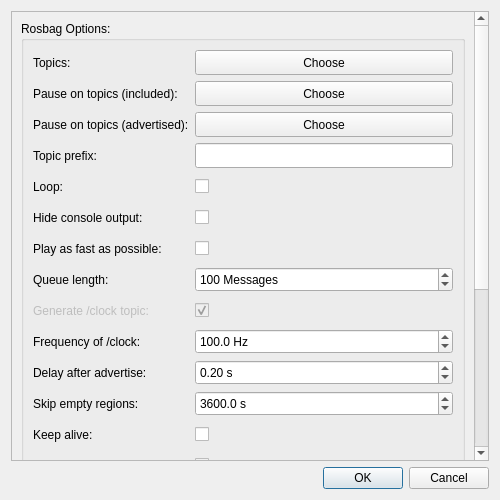
<?xml version="1.0" encoding="UTF-8"?>
<ui version="4.0">
 <class>OptionsDialog</class>
 <widget class="QDialog" name="OptionsDialog">
  <property name="windowModality">
   <enum>Qt::WindowModal</enum>
  </property>
  <property name="geometry">
   <rect>
    <x>0</x>
    <y>0</y>
    <width>500</width>
    <height>500</height>
   </rect>
  </property>
  <property name="sizePolicy">
   <sizepolicy hsizetype="Preferred" vsizetype="Preferred">
    <horstretch>0</horstretch>
    <verstretch>0</verstretch>
   </sizepolicy>
  </property>
  <property name="windowTitle">
   <string>Options</string>
  </property>
  <property name="modal">
   <bool>true</bool>
  </property>
  <layout class="QVBoxLayout" name="verticalLayout">
   <item>
    <widget class="QScrollArea" name="scroll_area">
     <property name="sizePolicy">
      <sizepolicy hsizetype="Expanding" vsizetype="Expanding">
       <horstretch>0</horstretch>
       <verstretch>0</verstretch>
      </sizepolicy>
     </property>
     <property name="minimumSize">
      <size>
       <width>0</width>
       <height>0</height>
      </size>
     </property>
     <property name="widgetResizable">
      <bool>true</bool>
     </property>
     <widget class="QWidget" name="scroll_widget">
      <property name="geometry">
       <rect>
        <x>0</x>
        <y>-300</y>
        <width>466</width>
        <height>749</height>
       </rect>
      </property>
      <property name="sizePolicy">
       <sizepolicy hsizetype="Expanding" vsizetype="Minimum">
        <horstretch>0</horstretch>
        <verstretch>0</verstretch>
       </sizepolicy>
      </property>
      <property name="minimumSize">
       <size>
        <width>0</width>
        <height>0</height>
       </size>
      </property>
      <layout class="QVBoxLayout" name="verticalLayout_4">
       <item>
        <widget class="QGroupBox" name="rosbag_group_box">
         <property name="sizePolicy">
          <sizepolicy hsizetype="Minimum" vsizetype="Minimum">
           <horstretch>0</horstretch>
           <verstretch>0</verstretch>
          </sizepolicy>
         </property>
         <property name="title">
          <string>Rosbag Options:</string>
         </property>
         <property name="checkable">
          <bool>false</bool>
         </property>
         <layout class="QFormLayout" name="formLayout">
          <property name="fieldGrowthPolicy">
           <enum>QFormLayout::AllNonFixedFieldsGrow</enum>
          </property>
          <item row="0" column="0">
           <widget class="QLabel" name="label">
            <property name="minimumSize">
             <size>
              <width>0</width>
              <height>25</height>
             </size>
            </property>
            <property name="text">
             <string>Topics:</string>
            </property>
           </widget>
          </item>
          <item row="0" column="1">
           <widget class="QPushButton" name="topic_push_button">
            <property name="minimumSize">
             <size>
              <width>0</width>
              <height>25</height>
             </size>
            </property>
            <property name="text">
             <string>Choose</string>
            </property>
           </widget>
          </item>
          <item row="1" column="0">
           <widget class="QLabel" name="label_2">
            <property name="minimumSize">
             <size>
              <width>0</width>
              <height>25</height>
             </size>
            </property>
            <property name="text">
             <string>Pause on topics (included):</string>
            </property>
           </widget>
          </item>
          <item row="1" column="1">
           <widget class="QPushButton" name="topic_pause_push_button">
            <property name="minimumSize">
             <size>
              <width>0</width>
              <height>25</height>
             </size>
            </property>
            <property name="text">
             <string>Choose</string>
            </property>
           </widget>
          </item>
          <item row="3" column="0">
           <widget class="QLabel" name="label_3">
            <property name="minimumSize">
             <size>
              <width>0</width>
              <height>25</height>
             </size>
            </property>
            <property name="text">
             <string>Topic prefix:</string>
            </property>
           </widget>
          </item>
          <item row="3" column="1">
           <widget class="QLineEdit" name="topix_prefix_line_edit">
            <property name="minimumSize">
             <size>
              <width>0</width>
              <height>25</height>
             </size>
            </property>
           </widget>
          </item>
          <item row="4" column="0">
           <widget class="QLabel" name="label_13">
            <property name="minimumSize">
             <size>
              <width>0</width>
              <height>25</height>
             </size>
            </property>
            <property name="text">
             <string>Loop:</string>
            </property>
           </widget>
          </item>
          <item row="4" column="1">
           <widget class="QCheckBox" name="loop_check_box">
            <property name="minimumSize">
             <size>
              <width>0</width>
              <height>25</height>
             </size>
            </property>
            <property name="text">
             <string/>
            </property>
           </widget>
          </item>
          <item row="5" column="0">
           <widget class="QLabel" name="label_4">
            <property name="minimumSize">
             <size>
              <width>0</width>
              <height>25</height>
             </size>
            </property>
            <property name="text">
             <string>Hide console output:</string>
            </property>
           </widget>
          </item>
          <item row="5" column="1">
           <widget class="QCheckBox" name="hide_console_check_box">
            <property name="minimumSize">
             <size>
              <width>0</width>
              <height>25</height>
             </size>
            </property>
            <property name="text">
             <string/>
            </property>
           </widget>
          </item>
          <item row="7" column="0">
           <widget class="QLabel" name="label_5">
            <property name="minimumSize">
             <size>
              <width>0</width>
              <height>25</height>
             </size>
            </property>
            <property name="text">
             <string>Play as fast as possible:</string>
            </property>
           </widget>
          </item>
          <item row="7" column="1">
           <widget class="QCheckBox" name="immediate_check_box">
            <property name="minimumSize">
             <size>
              <width>0</width>
              <height>25</height>
             </size>
            </property>
            <property name="text">
             <string/>
            </property>
           </widget>
          </item>
          <item row="9" column="0">
           <widget class="QLabel" name="label_6">
            <property name="minimumSize">
             <size>
              <width>0</width>
              <height>25</height>
             </size>
            </property>
            <property name="text">
             <string>Queue length:</string>
            </property>
           </widget>
          </item>
          <item row="9" column="1">
           <widget class="QSpinBox" name="queue_length_spin_box">
            <property name="minimumSize">
             <size>
              <width>0</width>
              <height>25</height>
             </size>
            </property>
            <property name="suffix">
             <string> Messages</string>
            </property>
            <property name="minimum">
             <number>0</number>
            </property>
            <property name="maximum">
             <number>1000000</number>
            </property>
            <property name="value">
             <number>100</number>
            </property>
           </widget>
          </item>
          <item row="10" column="0">
           <widget class="QLabel" name="label_8">
            <property name="enabled">
             <bool>false</bool>
            </property>
            <property name="minimumSize">
             <size>
              <width>0</width>
              <height>25</height>
             </size>
            </property>
            <property name="text">
             <string>Generate /clock topic:</string>
            </property>
           </widget>
          </item>
          <item row="10" column="1">
           <widget class="QCheckBox" name="gen_clock_check_box">
            <property name="enabled">
             <bool>false</bool>
            </property>
            <property name="minimumSize">
             <size>
              <width>0</width>
              <height>25</height>
             </size>
            </property>
            <property name="text">
             <string/>
            </property>
            <property name="checkable">
             <bool>true</bool>
            </property>
            <property name="checked">
             <bool>true</bool>
            </property>
           </widget>
          </item>
          <item row="11" column="0">
           <widget class="QLabel" name="label_9">
            <property name="minimumSize">
             <size>
              <width>0</width>
              <height>25</height>
             </size>
            </property>
            <property name="text">
             <string>Frequency of /clock:</string>
            </property>
           </widget>
          </item>
          <item row="11" column="1">
           <widget class="QDoubleSpinBox" name="clock_freq_spin_box">
            <property name="minimumSize">
             <size>
              <width>0</width>
              <height>25</height>
             </size>
            </property>
            <property name="suffix">
             <string> Hz</string>
            </property>
            <property name="decimals">
             <number>1</number>
            </property>
            <property name="maximum">
             <double>1000000.000000000000000</double>
            </property>
            <property name="value">
             <double>100.000000000000000</double>
            </property>
           </widget>
          </item>
          <item row="13" column="0">
           <widget class="QLabel" name="label_10">
            <property name="minimumSize">
             <size>
              <width>0</width>
              <height>25</height>
             </size>
            </property>
            <property name="text">
             <string>Delay after advertise:</string>
            </property>
           </widget>
          </item>
          <item row="13" column="1">
           <widget class="QDoubleSpinBox" name="delay_advertise_spin_box">
            <property name="minimumSize">
             <size>
              <width>0</width>
              <height>25</height>
             </size>
            </property>
            <property name="suffix">
             <string> s</string>
            </property>
            <property name="decimals">
             <number>2</number>
            </property>
            <property name="maximum">
             <double>10.000000000000000</double>
            </property>
            <property name="value">
             <double>0.200000000000000</double>
            </property>
           </widget>
          </item>
          <item row="14" column="0">
           <widget class="QLabel" name="label_11">
            <property name="minimumSize">
             <size>
              <width>0</width>
              <height>25</height>
             </size>
            </property>
            <property name="text">
             <string>Skip empty regions:</string>
            </property>
           </widget>
          </item>
          <item row="14" column="1">
           <widget class="QDoubleSpinBox" name="skip_empty_spin_box">
            <property name="minimumSize">
             <size>
              <width>0</width>
              <height>25</height>
             </size>
            </property>
            <property name="suffix">
             <string> s</string>
            </property>
            <property name="decimals">
             <number>1</number>
            </property>
            <property name="maximum">
             <double>1000000.000000000000000</double>
            </property>
            <property name="value">
             <double>3600.000000000000000</double>
            </property>
           </widget>
          </item>
          <item row="15" column="0">
           <widget class="QLabel" name="label_12">
            <property name="minimumSize">
             <size>
              <width>0</width>
              <height>25</height>
             </size>
            </property>
            <property name="text">
             <string>Keep alive:</string>
            </property>
           </widget>
          </item>
          <item row="15" column="1">
           <widget class="QCheckBox" name="keep_alive_check_box">
            <property name="minimumSize">
             <size>
              <width>0</width>
              <height>25</height>
             </size>
            </property>
            <property name="text">
             <string/>
            </property>
           </widget>
          </item>
          <item row="16" column="0">
           <widget class="QLabel" name="label_14">
            <property name="minimumSize">
             <size>
              <width>0</width>
              <height>25</height>
             </size>
            </property>
            <property name="text">
             <string>Wait for subscribers:</string>
            </property>
           </widget>
          </item>
          <item row="16" column="1">
           <widget class="QCheckBox" name="wait_sub_check_box">
            <property name="minimumSize">
             <size>
              <width>0</width>
              <height>25</height>
             </size>
            </property>
            <property name="text">
             <string/>
            </property>
           </widget>
          </item>
          <item row="17" column="0">
           <widget class="QLabel" name="label_15">
            <property name="minimumSize">
             <size>
              <width>0</width>
              <height>25</height>
             </size>
            </property>
            <property name="text">
             <string>Rate control topic:</string>
            </property>
           </widget>
          </item>
          <item row="17" column="1">
           <widget class="QLineEdit" name="rate_control_line_edit">
            <property name="minimumSize">
             <size>
              <width>0</width>
              <height>25</height>
             </size>
            </property>
           </widget>
          </item>
          <item row="18" column="0">
           <widget class="QLabel" name="label_16">
            <property name="minimumSize">
             <size>
              <width>0</width>
              <height>25</height>
             </size>
            </property>
            <property name="text">
             <string>Rate control max delay:</string>
            </property>
           </widget>
          </item>
          <item row="18" column="1">
           <widget class="QDoubleSpinBox" name="rate_control_spin_box">
            <property name="minimumSize">
             <size>
              <width>0</width>
              <height>25</height>
             </size>
            </property>
            <property name="suffix">
             <string> s</string>
            </property>
            <property name="maximum">
             <double>1000000.000000000000000</double>
            </property>
            <property name="value">
             <double>1.000000000000000</double>
            </property>
           </widget>
          </item>
          <item row="2" column="0">
           <widget class="QLabel" name="label_19">
            <property name="minimumSize">
             <size>
              <width>0</width>
              <height>25</height>
             </size>
            </property>
            <property name="text">
             <string>Pause on topics (advertised):</string>
            </property>
           </widget>
          </item>
          <item row="2" column="1">
           <widget class="QPushButton" name="topic_pause_advertised_push_button">
            <property name="minimumSize">
             <size>
              <width>0</width>
              <height>25</height>
             </size>
            </property>
            <property name="text">
             <string>Choose</string>
            </property>
           </widget>
          </item>
          <item row="19" column="0">
           <widget class="QLabel" name="label_18">
            <property name="minimumSize">
             <size>
              <width>0</width>
              <height>25</height>
             </size>
            </property>
            <property name="text">
             <string>Pause after topic:</string>
            </property>
           </widget>
          </item>
          <item row="19" column="1">
           <widget class="QCheckBox" name="pause_after_topic_check_box">
            <property name="minimumSize">
             <size>
              <width>0</width>
              <height>25</height>
             </size>
            </property>
            <property name="text">
             <string/>
            </property>
           </widget>
          </item>
         </layout>
        </widget>
       </item>
       <item>
        <widget class="QGroupBox" name="plugin_group_box">
         <property name="sizePolicy">
          <sizepolicy hsizetype="Minimum" vsizetype="Minimum">
           <horstretch>0</horstretch>
           <verstretch>0</verstretch>
          </sizepolicy>
         </property>
         <property name="title">
          <string>Plugin Options:</string>
         </property>
         <layout class="QFormLayout" name="formLayout_3">
          <item row="1" column="0">
           <widget class="QLabel" name="label_7">
            <property name="minimumSize">
             <size>
              <width>0</width>
              <height>25</height>
             </size>
            </property>
            <property name="text">
             <string>Preview image topic:</string>
            </property>
           </widget>
          </item>
          <item row="1" column="1">
           <widget class="QPushButton" name="topic_preview_push_button">
            <property name="minimumSize">
             <size>
              <width>0</width>
              <height>25</height>
             </size>
            </property>
            <property name="text">
             <string>Choose</string>
            </property>
           </widget>
          </item>
          <item row="2" column="0">
           <widget class="QLabel" name="label_17">
            <property name="minimumSize">
             <size>
              <width>0</width>
              <height>25</height>
             </size>
            </property>
            <property name="text">
             <string>Generate /tf_static from XML:</string>
            </property>
           </widget>
          </item>
          <item row="2" column="1">
           <widget class="QCheckBox" name="tf_static_xml_check_box">
            <property name="minimumSize">
             <size>
              <width>0</width>
              <height>25</height>
             </size>
            </property>
            <property name="text">
             <string/>
            </property>
           </widget>
          </item>
          <item row="3" column="0">
           <widget class="QLabel" name="label_20">
            <property name="minimumSize">
             <size>
              <width>0</width>
              <height>25</height>
             </size>
            </property>
            <property name="text">
             <string>Hide lower slider:</string>
            </property>
           </widget>
          </item>
          <item row="3" column="1">
           <widget class="QCheckBox" name="hide_lower_slider_check_box">
            <property name="minimumSize">
             <size>
              <width>0</width>
              <height>25</height>
             </size>
            </property>
            <property name="text">
             <string/>
            </property>
           </widget>
          </item>
         </layout>
        </widget>
       </item>
      </layout>
     </widget>
    </widget>
   </item>
   <item>
    <widget class="QDialogButtonBox" name="button_box">
     <property name="orientation">
      <enum>Qt::Horizontal</enum>
     </property>
     <property name="standardButtons">
      <set>QDialogButtonBox::Cancel|QDialogButtonBox::Ok</set>
     </property>
    </widget>
   </item>
  </layout>
 </widget>
 <resources/>
 <connections>
  <connection>
   <sender>button_box</sender>
   <signal>accepted()</signal>
   <receiver>OptionsDialog</receiver>
   <slot>accept()</slot>
   <hints>
    <hint type="sourcelabel">
     <x>248</x>
     <y>254</y>
    </hint>
    <hint type="destinationlabel">
     <x>157</x>
     <y>274</y>
    </hint>
   </hints>
  </connection>
  <connection>
   <sender>button_box</sender>
   <signal>rejected()</signal>
   <receiver>OptionsDialog</receiver>
   <slot>reject()</slot>
   <hints>
    <hint type="sourcelabel">
     <x>316</x>
     <y>260</y>
    </hint>
    <hint type="destinationlabel">
     <x>286</x>
     <y>274</y>
    </hint>
   </hints>
  </connection>
 </connections>
</ui>
